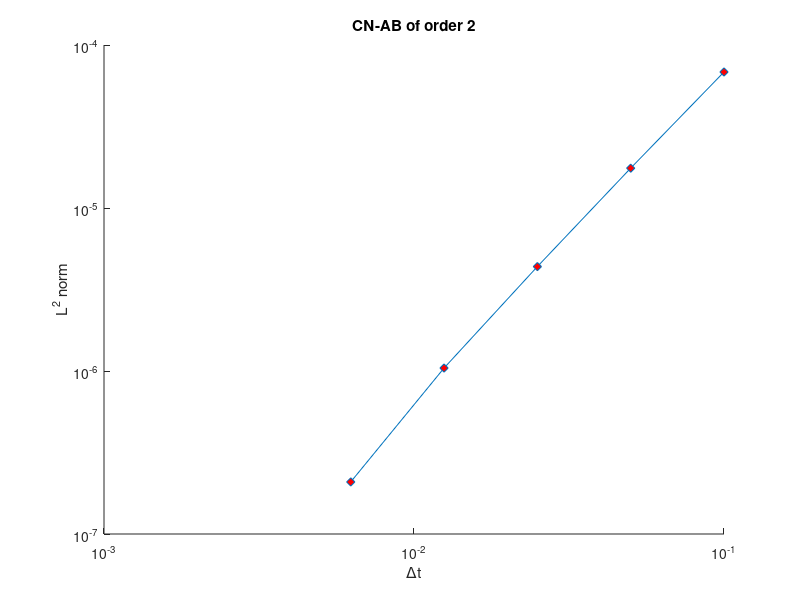

This chart was generated by the following MATLAB code:
clc;
clear all;
close all;
%%%%%% Crank Nicolson %%%%
dt_1_norm = 6.82957e-5;
dt_05_norm = 1.75551e-5;
dt_0250_norm = 4.37019e-6;
dt_0125_norm = 1.04249e-6;
dt_00625_norm = 2.08597e-7;

norms = [dt_1_norm, dt_05_norm, dt_0250_norm, dt_0125_norm, dt_00625_norm];
k = 1:length(norms);
fit1 = polyfit(k, log2(norms), 1);

times = [0.1, 0.05, 0.0250, 0.0125, 0.00625];
figure;
hold on
loglog(times, norms, '-d', 'MarkerFaceColor', 'red');
xlabel('\Deltat');
ylabel('L^2 norm');
title('CN-AB of order 2');